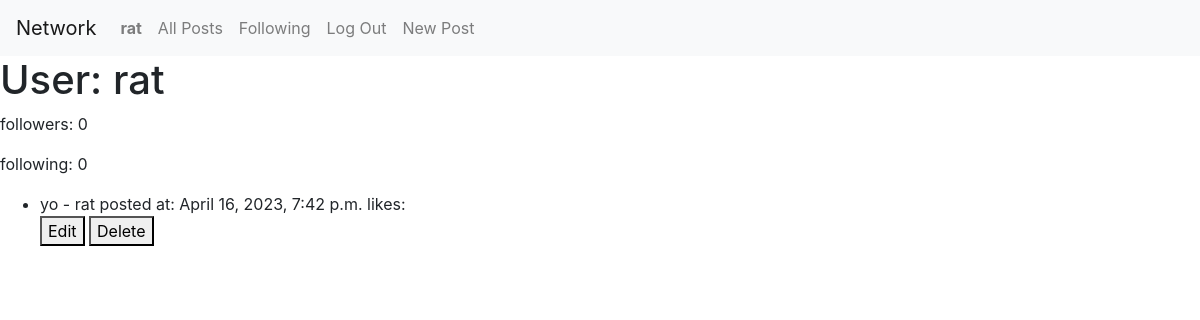
The app's page /profile/2/ (signed in) with its own data.
### network/models.py (models this page shows)
class User(AbstractUser):
    following = models.ManyToManyField('self', blank=True, symmetrical=False, related_name='followers')
    followers_count = models.IntegerField(default=0)
    following_count = models.IntegerField(default=0)

class Post(models.Model):
    content = models.TextField()
    author = models.ForeignKey(User, on_delete=models.CASCADE)
    created_at = models.DateTimeField(auto_now_add = True)
    liked_by = models.ManyToManyField(User, related_name='liked_posts')
    dislikes = models.IntegerField(default=0)

### network/views.py (the view)
# urls.py: path('profile/<int:user_id>/', views.profile, name='profile'),
def profile(request, user_id):
        user = User.objects.get(id=user_id)
        posts = Post.objects.filter(author=user)
        following_usernames = request.user.following.all().values_list('username', flat=True)
        print(following_usernames)
        return render(request, 'network/profile.html', {'posts':posts, 'username':user.username, 'followers_count':user.followers_count, 'following_count':user.following_count, 'following':following_usernames, 'author_id':user.id})

### network/templates/network/profile.html (shortened to what this page needs)
{% extends "network/layout.html" %}
{% block body %}
    <h1>User: {{username}}</h1>
    <p>followers: {{followers_count}}</p>
    <p>following: {{following_count}}</p>
    {% if posts %}
    <ul>
        {% for post in posts %}
            <li>
                <div id="post-content-{{ post.id }}">
                    {{ post.content }} - {{ post.author.username }} posted at: {{post.created_at}} likes: {{post.likes}}
                </div>
                {% if post.author.username == user.username %}
                    <button class="edit-post-button" data-post-id="{{ post.id }}">Edit</button>
                    <button class="delete-post-button" data-post-id="{{ post.id }}">Delete</button>
                {% endif %}
            </li>
        {% endfor %}
    </ul>
    {% else %}
    <p>No posts found.</p>
    {% endif %}
 {% endblock %}

### network/templates/network/layout.html (shortened to what this page needs)
{% load static %}
<!DOCTYPE html>
<html lang="en">
    <head>
        <link rel="stylesheet" href="https://stackpath.bootstrapcdn.com/bootstrap/4.4.1/css/bootstrap.min.css">
        <link href="{% static 'network/styles.css' %}" rel="stylesheet">
    </head>
    <body>
        <nav class="navbar navbar-expand-lg navbar-light bg-light">
            <a class="navbar-brand" href="#">Network</a>
            <div>
              <ul class="navbar-nav mr-auto">
                {% if user.is_authenticated %}
                    <li class="nav-item">
                        <a class="nav-link" href="{% url 'profile' user.id%}"><strong>{{ user.username }}</strong></a>
                    </li>
                {% endif %}
                <li class="nav-item">
                  <a class="nav-link" href="{% url 'index' %}">All Posts</a>
                </li>
                {% if user.is_authenticated %}
                    <li class="nav-item">
                        <a class="nav-link" href="{% url 'following' %}">Following</a>
                    </li>
                    <li class="nav-item">
                        <a class="nav-link" href="{% url 'logout' %}">Log Out</a>
                    </li>
                    <li>
                        <a class="nav-link" href="{% url 'newPost' %}">New Post</a>
                    </li>
                {% endif %}
              </ul>
            </div>
          </nav>
        <div class="body">
            {% block body %}
            {% endblock %}
        </div>
    </body>
</html>

### records on screen
User: username "rat"
Post: content "yo", author.username "rat", created_at "April 16, 2023, 7:42 p.m."

### other values on screen
{{ followers_count }} "0"
{{ following_count }} "0"
